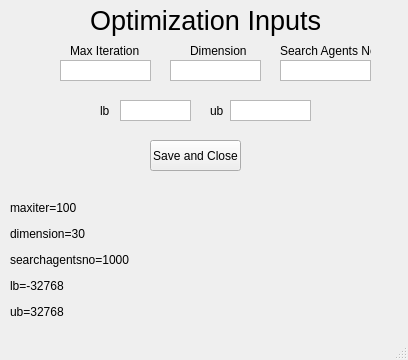
<?xml version="1.0" encoding="UTF-8"?>
<ui version="4.0">
 <class>hhoWindow</class>
 <widget class="QMainWindow" name="hhoWindow">
  <property name="geometry">
   <rect>
    <x>0</x>
    <y>0</y>
    <width>408</width>
    <height>360</height>
   </rect>
  </property>
  <property name="windowTitle">
   <string>Inputs Window</string>
  </property>
  <widget class="QWidget" name="centralwidget">
   <widget class="QLabel" name="label">
    <property name="geometry">
     <rect>
      <x>70</x>
      <y>40</y>
      <width>71</width>
      <height>21</height>
     </rect>
    </property>
    <property name="text">
     <string>Max Iteration</string>
    </property>
   </widget>
   <widget class="QTextEdit" name="maxIterationTextBox">
    <property name="geometry">
     <rect>
      <x>60</x>
      <y>60</y>
      <width>91</width>
      <height>21</height>
     </rect>
    </property>
    <property name="font">
     <font>
      <pointsize>12</pointsize>
     </font>
    </property>
    <property name="verticalScrollBarPolicy">
     <enum>Qt::ScrollBarAlwaysOff</enum>
    </property>
    <property name="placeholderText">
     <string/>
    </property>
   </widget>
   <widget class="QPushButton" name="hhoButton">
    <property name="geometry">
     <rect>
      <x>150</x>
      <y>140</y>
      <width>91</width>
      <height>31</height>
     </rect>
    </property>
    <property name="text">
     <string>Save and Close</string>
    </property>
   </widget>
   <widget class="QTextEdit" name="dimensionTextBox">
    <property name="geometry">
     <rect>
      <x>170</x>
      <y>60</y>
      <width>91</width>
      <height>21</height>
     </rect>
    </property>
    <property name="font">
     <font>
      <pointsize>12</pointsize>
     </font>
    </property>
    <property name="verticalScrollBarPolicy">
     <enum>Qt::ScrollBarAlwaysOff</enum>
    </property>
   </widget>
   <widget class="QLabel" name="label_3">
    <property name="geometry">
     <rect>
      <x>190</x>
      <y>40</y>
      <width>71</width>
      <height>21</height>
     </rect>
    </property>
    <property name="text">
     <string>Dimension</string>
    </property>
   </widget>
   <widget class="QTextEdit" name="searchAgentsTextBox">
    <property name="geometry">
     <rect>
      <x>280</x>
      <y>60</y>
      <width>91</width>
      <height>21</height>
     </rect>
    </property>
    <property name="font">
     <font>
      <pointsize>12</pointsize>
     </font>
    </property>
    <property name="verticalScrollBarPolicy">
     <enum>Qt::ScrollBarAlwaysOff</enum>
    </property>
   </widget>
   <widget class="QLabel" name="label_4">
    <property name="geometry">
     <rect>
      <x>280</x>
      <y>40</y>
      <width>91</width>
      <height>21</height>
     </rect>
    </property>
    <property name="text">
     <string>Search Agents No</string>
    </property>
   </widget>
   <widget class="QTextEdit" name="lbTextBox">
    <property name="geometry">
     <rect>
      <x>120</x>
      <y>100</y>
      <width>71</width>
      <height>21</height>
     </rect>
    </property>
    <property name="font">
     <font>
      <pointsize>12</pointsize>
     </font>
    </property>
    <property name="verticalScrollBarPolicy">
     <enum>Qt::ScrollBarAlwaysOff</enum>
    </property>
   </widget>
   <widget class="QLabel" name="label_5">
    <property name="geometry">
     <rect>
      <x>100</x>
      <y>100</y>
      <width>16</width>
      <height>21</height>
     </rect>
    </property>
    <property name="text">
     <string>lb</string>
    </property>
   </widget>
   <widget class="QLabel" name="label_6">
    <property name="geometry">
     <rect>
      <x>210</x>
      <y>100</y>
      <width>16</width>
      <height>21</height>
     </rect>
    </property>
    <property name="text">
     <string>ub</string>
    </property>
   </widget>
   <widget class="QTextEdit" name="ubTextBox">
    <property name="geometry">
     <rect>
      <x>230</x>
      <y>100</y>
      <width>81</width>
      <height>21</height>
     </rect>
    </property>
    <property name="font">
     <font>
      <pointsize>12</pointsize>
     </font>
    </property>
    <property name="verticalScrollBarPolicy">
     <enum>Qt::ScrollBarAlwaysOff</enum>
    </property>
   </widget>
   <widget class="QLabel" name="label_7">
    <property name="geometry">
     <rect>
      <x>10</x>
      <y>190</y>
      <width>121</width>
      <height>141</height>
     </rect>
    </property>
    <property name="text">
     <string>&lt;html&gt;&lt;head/&gt;&lt;body&gt;&lt;p&gt;maxiter=100&lt;/p&gt;&lt;p&gt;dimension=30&lt;/p&gt;&lt;p&gt;searchagentsno=1000&lt;/p&gt;&lt;p&gt;lb=-32768&lt;/p&gt;&lt;p&gt;ub=32768&lt;/p&gt;&lt;/body&gt;&lt;/html&gt;</string>
    </property>
   </widget>
   <widget class="QLabel" name="label_2">
    <property name="geometry">
     <rect>
      <x>90</x>
      <y>-10</y>
      <width>241</width>
      <height>61</height>
     </rect>
    </property>
    <property name="font">
     <font>
      <pointsize>20</pointsize>
     </font>
    </property>
    <property name="text">
     <string>Optimization Inputs</string>
    </property>
   </widget>
  </widget>
  <widget class="QMenuBar" name="menubar">
   <property name="geometry">
    <rect>
     <x>0</x>
     <y>0</y>
     <width>408</width>
     <height>21</height>
    </rect>
   </property>
  </widget>
  <widget class="QStatusBar" name="statusbar"/>
 </widget>
 <resources/>
 <connections/>
</ui>
